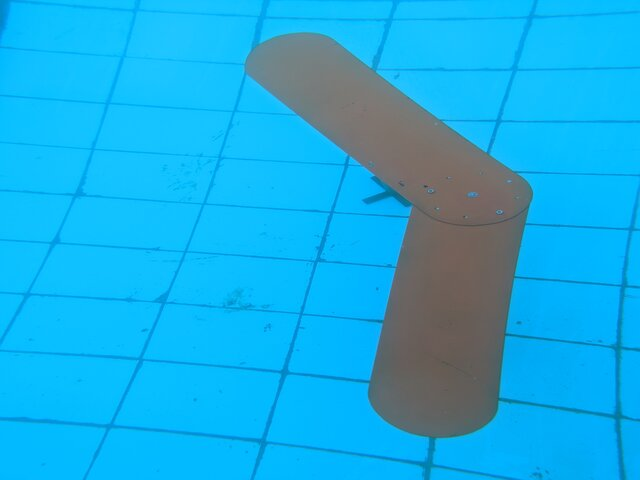
#> input picture ImagesQuery/aLeftSmall.jpg, 640 x 480 px, given in place of GX010311.mp4, which was not available
$ python BlackLineCount.py   (older library calls are emulated)
#> lines starting #> are read from the running program, lines starting #| are printed output that depends on the picture; after the words box and inside, x2 and y2 are one past the last pixel; in counts of white or black regions, pixels touching at a corner belong together; pictures that were not available may be replaced by others from this repository, and a replacement may not be noted
### tracker.py
import math


class EuclideanDistTracker:
    def __init__(self):
        # Store the center positions of the objects
        self.center_points = {}
        # Keep the count of the IDs
        # each time a new object id detected, the count will increase by one
        self.id_count = 0


    def update(self, objects_rect):
        # Objects boxes and ids
        objects_bbs_ids = []

        # Get center point of new object
        for rect in objects_rect:
            x, y, w, h = rect
            cx = (x + x + w) // 2
            cy = (y + y + h) // 2

            # Find out if that object was detected already
            same_object_detected = False
            for id, pt in self.center_points.items():
                dist = math.hypot(cx - pt[0], cy - pt[1])

                if dist < 25:
                    self.center_points[id] = (cx, cy)
                    print(self.center_points)
                    objects_bbs_ids.append([x, y, w, h, id])
                    same_object_detected = True
                    break

            # New object is detected we assign the ID to that object
            if same_object_detected is False:
                self.center_points[self.id_count] = (cx, cy)
                objects_bbs_ids.append([x, y, w, h, self.id_count])
                self.id_count += 1

        # Clean the dictionary by center points to remove IDS not used anymore
        new_center_points = {}
        for obj_bb_id in objects_bbs_ids:
            _, _, _, _, object_id = obj_bb_id
            center = self.center_points[object_id]
            new_center_points[object_id] = center

        # Update dictionary with IDs not used removed
        self.center_points = new_center_points.copy()
        return objects_bbs_ids

### BlackLineCount.py
import cv2
import numpy as np
from tracker import *


def show_value(x):
    print("Lower Hue : " + str(cv2.getTrackbarPos("LH", "Tracking")))
    print("Lower Saturation : " + str(cv2.getTrackbarPos("LS", "Tracking")))
    print("Lower Value : " + str(cv2.getTrackbarPos("LV", "Tracking")))
    print("Upper Hue : " + str(cv2.getTrackbarPos("UH", "Tracking")))
    print("Upper Saturation : " + str(cv2.getTrackbarPos("US", "Tracking")))
    print("Upper Value : " + str(cv2.getTrackbarPos("UV", "Tracking")))


def nothing():
    pass


def checkInitPos(x):
    if x > 150:
        return 1
    if x < 330:
        return 0


def printCount(x):
    cv2.putText(res, "Object Counter :" + str(x), (50, 80), cv2.FONT_HERSHEY_SIMPLEX, 1, (0, 0, 255), 1)


# cap = cv2.VideoCapture(0)
cap = cv2.VideoCapture('ImagesQuery/GX010311.mp4')
cap.set(cv2.CAP_PROP_FRAME_WIDTH, 640)
cap.set(cv2.CAP_PROP_FRAME_HEIGHT, 480)
# cap.get(cv2.CV_CAP_PROP_FPS)
obj_detector = cv2.createBackgroundSubtractorMOG2()
tracker = EuclideanDistTracker()

c = 0
state = 0
thresh = 10
newArea = 0
initPos = 3
forwardCount = 0
backwardCount = 0
finalCount = 0
gotInitPos = False
willCount = False
countStatus = False
countStatus2 = False
position = 'Blank'

cv2.namedWindow("Tracking")
cv2.createTrackbar("LH", "Tracking", 0, 255, show_value)
cv2.createTrackbar("LS", "Tracking", 0, 255, show_value)
cv2.createTrackbar("LV", "Tracking", 0, 255, show_value)
cv2.createTrackbar("UH", "Tracking", 255, 255, show_value)
cv2.createTrackbar("US", "Tracking", 255, 255, show_value)
cv2.createTrackbar("UV", "Tracking", 255, 255, show_value)

while True:
    # frame = cv2.imread('smarties.png')
    _, frame = cap.read()
#> frame is the input picture: shape (480, 640, 3); mean B, G, R 227.4, 173, 25


    frame2 = cv2.rotate(frame, cv2.ROTATE_90_CLOCKWISE)
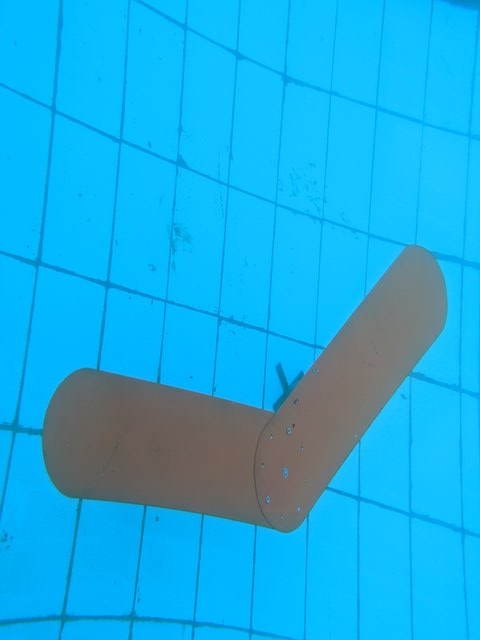
#> frame2: shape (640, 480, 3); mean B, G, R 227.4, 173, 25
    frame = cv2.rotate(frame2,cv2.ROTATE_90_CLOCKWISE)
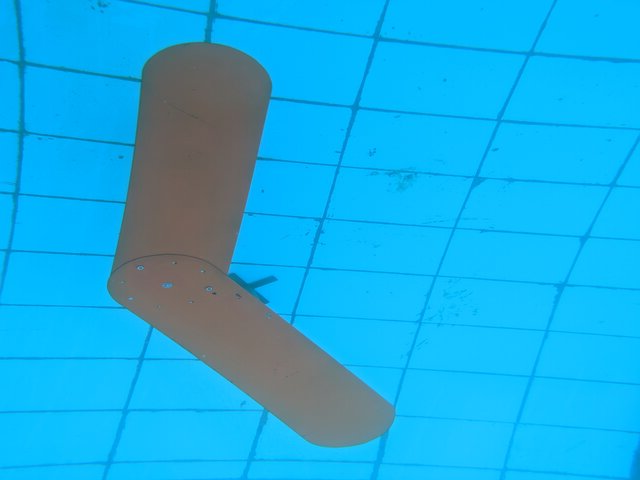
#> frame: shape (480, 640, 3); mean B, G, R 227.4, 173, 25
    hsv = cv2.cvtColor(frame, cv2.COLOR_BGR2HSV)
#> hsv: shape (480, 640, 3); mean H, S, V 89.8, 211.8, 228.8

    l_h = cv2.getTrackbarPos("LH", "Tracking")
    l_s = cv2.getTrackbarPos("LS", "Tracking")
    l_v = cv2.getTrackbarPos("LV", "Tracking")

    u_h = cv2.getTrackbarPos("UH", "Tracking")
    u_s = cv2.getTrackbarPos("US", "Tracking")
    u_v = cv2.getTrackbarPos("UV", "Tracking")

    l_b = np.array([l_h, l_s, l_v])
    u_b = np.array([u_h, u_s, u_v])

    lb = np.array([240, 100, 100])  # lower hsv bound for red
    ub = np.array([70, 255, 255])  # upper hsv bound to red
    lower_blue = np.array([100, 150, 0])
    upper_blue = np.array([140, 255, 255])

    lbG = np.array([30, 100, 100])  # lower hsv bound for red
    ubG = np.array([70, 255, 255])  # upper hsv bound to red
    # hsv(216, 93, 75)

    lbBlack = np.array([0, 0, 0])
    ubBlack = np.array([255, 236, 125])

    mask = cv2.inRange(hsv, lbBlack, ubBlack)
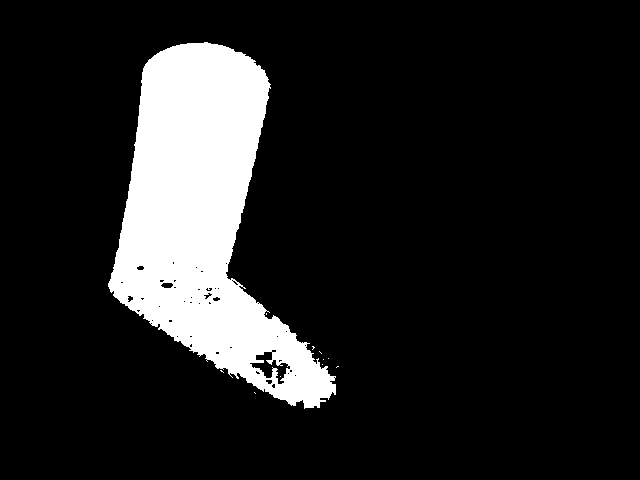
#> mask: shape (480, 640); 13.3% white; 11 white regions (10 under 20 px)

    res = cv2.bitwise_and(frame, frame, mask=mask)
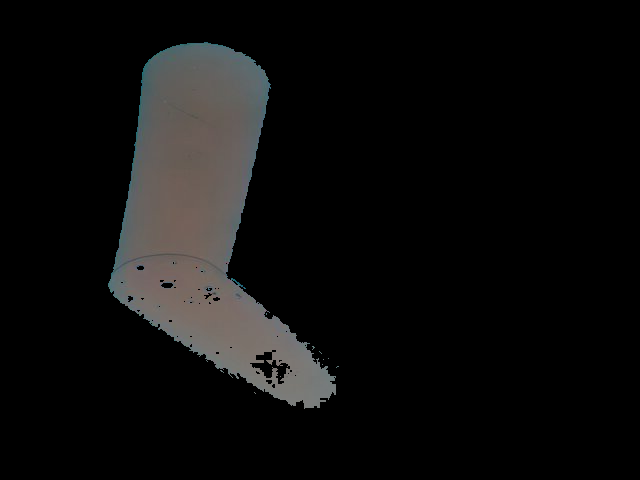
#> res: shape (480, 640, 3); mean B, G, R 13.4, 13.8, 14.2

    willCount = False

    # modified approach (worked)
    contours, _ = cv2.findContours(mask, cv2.RETR_TREE, cv2.CHAIN_APPROX_SIMPLE)
#> contours = 60 contours, 51 with area under 20; largest, box (x1, y1, x2, y2) and area: (108, 42, 336, 409) 41052, (249, 351, 291, 385) 578, (160, 282, 174, 289) 62, (136, 265, 145, 271) 31, (127, 295, 134, 303) 30
    detections = []
    max_area = 0
    maxAreaCo = [0, 0, 0, 0]
    for cnt in contours:
        # Calculate area and remove small elements
        area = cv2.contourArea(cnt)
        if area == 0:
            countStatus = countStatus2
            countStatus2 = False
            willCount = False

            # [6 lines of commented-out code are left out]

        if area > 80000:
            gotInitPos = True
            # cv2.drawContours(roi, [cnt], -1, (0, 255, 0), 2)
            x, y, w, h = cv2.boundingRect(cnt)
            detections.append([x, y, w, h])
            max_area = area
            maxAreaCo = [x, y, w, h]
            countStatus = countStatus2
            countStatus2 = True
            willCount = True
#> this loop made 60 passes
#> area on passes 10, 12, 19, 41, 43, 44, 48, 50, 58: 41051.5, 27, 578, 28, 29.5, 29.5, 20, 61.5, 31
#> after the loop, detections = []
            # [6 lines of commented-out code are left out]


    detectedWidth = maxAreaCo[0] + maxAreaCo[2]
    detectedHeight = maxAreaCo[1] + maxAreaCo[3]

    start_point = (0, 540)
    end_point = (1920, 540)
    color = (0, 255, 0)
    thickness = 9

    cv2.line(res, start_point, end_point, color, thickness)


    if initPos == 3:
        if gotInitPos == True:
            initPos = checkInitPos(detectedHeight)
            gotInitPos = False


    if detectedHeight > 540:
        if detectedHeight < 555:
            if willCount == True:
                forwardCount = forwardCount + 1


    # [4 lines of commented-out code are left out]

    if willCount == False:
        if forwardCount > 0:
            if initPos == 0:
                finalCount = finalCount - 1
                forwardCount = 0
            if initPos == 1:
                finalCount = finalCount + 1
                forwardCount = 0


        # if backwardCount > 0:
        #     finalCount = finalCount-1
        #     backwardCount = 0

    if detectedHeight < 240:
                position = 'Top'
                cv2.putText(res, "TOP", (50, 50), cv2.FONT_HERSHEY_SIMPLEX, 1, (0, 0, 255), 1)
                cv2.putText(res, "Height :" + str(detectedHeight), (50, 110), cv2.FONT_HERSHEY_SIMPLEX, 1, (0, 0, 255), 1)
                cv2.putText(res, "Width :" + str(detectedWidth), (50, 170), cv2.FONT_HERSHEY_SIMPLEX, 1, (0, 0, 255), 1)
    elif detectedHeight > 240:
                position = 'Bottom'
                cv2.putText(res, "BOTTOM", (50, 50), cv2.FONT_HERSHEY_SIMPLEX, 1, (0, 0, 255), 1)
                cv2.putText(res, "Height :" + str(detectedHeight), (50, 110), cv2.FONT_HERSHEY_SIMPLEX, 1, (0, 0, 255), 1)
                cv2.putText(res, "Width :" + str(detectedWidth), (50, 170), cv2.FONT_HERSHEY_SIMPLEX, 1, (0, 0, 255), 1)

    else:
            cv2.putText(res, "NOT FOUND", (50, 50), cv2.FONT_HERSHEY_SIMPLEX, 1, (0, 0, 255), 1)


    if countStatus == True:
        if countStatus2 == False:
            if position == 'Top':
                c = c-1
            if position == 'Bottom':
                c = c+1
            position = 'BLANK'

    boxes_ids = tracker.update(detections)
#> after the loop in update, `for rect in objects_rect:`: self.center_points = 0 items; self.id_count = 0
#> after the loop in update, `for obj_bb_id in objects_bbs_ids:`: new_center_points = 0 items
#> boxes_ids = []

    cv2.rectangle(res, (maxAreaCo[0], maxAreaCo[1]), (maxAreaCo[0] + maxAreaCo[2], maxAreaCo[1] + maxAreaCo[3]),
                  (0, 255, 0), 3)
#> res: shape (480, 640, 3); mean B, G, R 13.3, 13.7, 14.8

    cv2.putText(res, "Object Count : " + str(finalCount), (50, 80), cv2.FONT_HERSHEY_SIMPLEX, 1, (0, 0, 255), 1)
    # cv2.putText(res, "State Count : " + str(state), (50, 240), cv2.FONT_HERSHEY_SIMPLEX, 1, (0, 0, 255), 1)
    cv2.putText(res, "Init Pos : " + str(initPos), (50, 240), cv2.FONT_HERSHEY_SIMPLEX, 1, (0, 0, 255), 1)
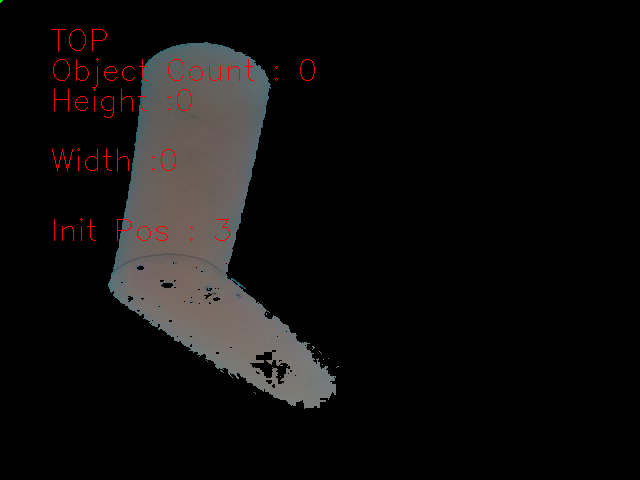
#> res: shape (480, 640, 3); mean B, G, R 13.2, 13.6, 15.3

    cv2.imshow("res", res)

    key = cv2.waitKey(1)
#> (key Esc is pressed here)
    if key == 27:
        break

cap.release()
cv2.destroyAllWindows()

$ run again, on ImagesQuery/aRightSmall.jpg
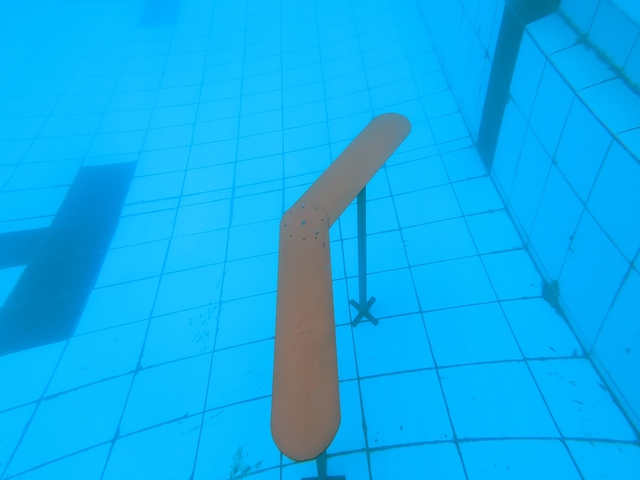
#> input picture ImagesQuery/aRightSmall.jpg, 640 x 480 px, given in place of GX010311.mp4, which was not available
#> frame is the input picture: shape (480, 640, 3); mean B, G, R 238.3, 174, 14.4
#> hsv: shape (480, 640, 3); mean H, S, V 95, 235.1, 239.3
#> `mask = cv2.inRange(hsv, lbBlack, ubBlack)`:
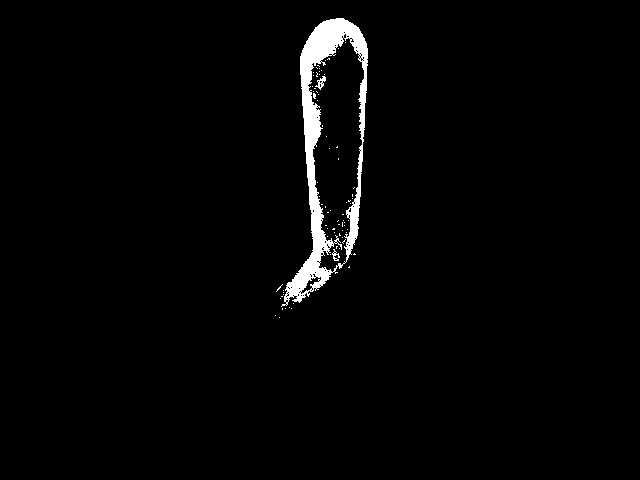
#> mask: shape (480, 640); 2.1% white; 78 white regions (75 under 20 px)
#> contours = 166 contours, 161 with area under 20; largest, box (x1, y1, x2, y2) and area: (281, 18, 368, 307) 14272, (307, 37, 365, 273) 8438, (300, 276, 322, 295) 125, (315, 76, 326, 90) 52, (332, 249, 340, 261) 24
#> the loop `for cnt in contours:` made 166 passes
#> area on passes 16, 38: 14271.5, 125
#> after the loop `for cnt in contours:`: detections = []
#> after the loop in update, `for rect in objects_rect:`: self.center_points = 0 items; self.id_count = 0
#> after the loop in update, `for obj_bb_id in objects_bbs_ids:`: new_center_points = 0 items
#> boxes_ids = []
#> `cv2.putText(res, "Init Pos : " + str(initPos), (50, 240), cv2.FONT_HER..`:
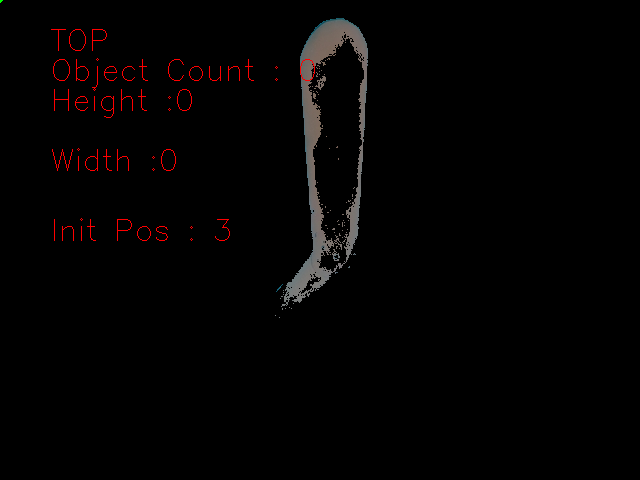
#> res: shape (480, 640, 3); mean B, G, R 2.3, 2.4, 3.7
